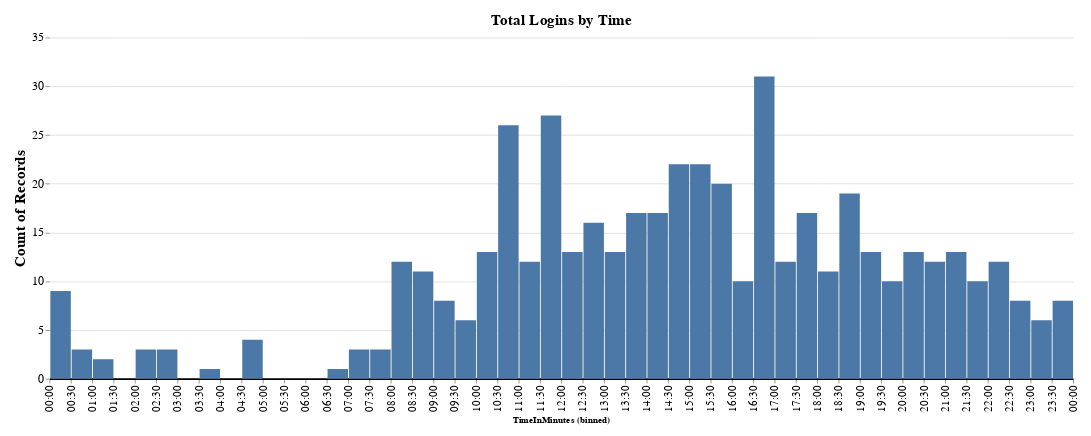

Write notebook code for a chart like this one.
### Markdown cell above
### Logins in Total
This chart shows all the logins in total.

### Code cell
login_datetime_df["TimeInMinutes"] = login_datetime_df["Date"].map(dt_to_min)

chart_login_total = alt.Chart(login_datetime_df).mark_bar().encode(
    x=alt.X("TimeInMinutes:Q", bin=alt.Bin(step=30), axis=alt.Axis(tickCount=48, labelAngle=-90, labelExpr="utcFormat(utcParse(datum.value >= 60 ? floor(datum.value / 60) + ':' + datum.value % 60 : '0:' + datum.value, '%H:%M'), '%H:%M')")), 
    y=alt.Y("count()"),
    tooltip=["count()"],  # Show the count when hovering over the bar
).properties(
    width=1200,
    height=400,
    title="Total Logins by Time",
)

chart_login_total = chart_login_total.configure(
    padding={"left": 15, "right": 15, "top": 15, "bottom": 15},
    title={"fontSize": 18},
).configure_view(
    stroke=None,
).configure_axisX(
    labelFontSize=13,
    grid=False,  # Remove the grid
    domainWidth=2,  # Set the width of the axis line
    domainColor="#000"  # Set the color of the axis line
).configure_axisY(
    labelFontSize=14,
    titleFontSize=18,
    domain=False,  # Remove the axis line
)

chart_login_total.save("figures/login_times/altair_login_total.html")
chart_login_total.save("figures/login_times/altair_login_total.png")

chart_login_total

### Figure 1 — Vega-Lite specification as saved in the notebook (floating-point values rounded to 4 significant figures; data arrays with more than 128 entries replaced by an {"elided": "..."} marker saying what was removed)
{"config": {"view": {"continuousWidth": 300, "continuousHeight": 300, "stroke": null}, "axisX": {"domainColor": "#000", "domainWidth": 2, "grid": false, "labelFontSize": 13}, "axisY": {"domain": false, "labelFontSize": 14, "titleFontSize": 18}, "padding": {"left": 15, "right": 15, "top": 15, "bottom": 15}, "title": {"fontSize": 18}}, "data": {"name": "data-af13e1b5b84b87584fae4108648c1ad8"}, "mark": {"type": "bar"}, "encoding": {"tooltip": [{"aggregate": "count", "type": "quantitative"}], "x": {"axis": {"labelAngle": -90, "labelExpr": "utcFormat(utcParse(datum.value >= 60 ? floor(datum.value / 60) + ':' + datum.value % 60 : '0:' + datum.value, '%H:%M'), '%H:%M')", "tickCount": 48}, "bin": {"step": 30}, "field": "TimeInMinutes", "type": "quantitative"}, "y": {"aggregate": "count", "type": "quantitative"}}, "height": 400, "title": "Total Logins by Time", "width": 1200, "$schema": "https://vega.github.io/schema/vega-lite/v5.15.1.json", "datasets": {"data-af13e1b5b84b87584fae4108648c1ad8": {"elided": "492 records"}}}
